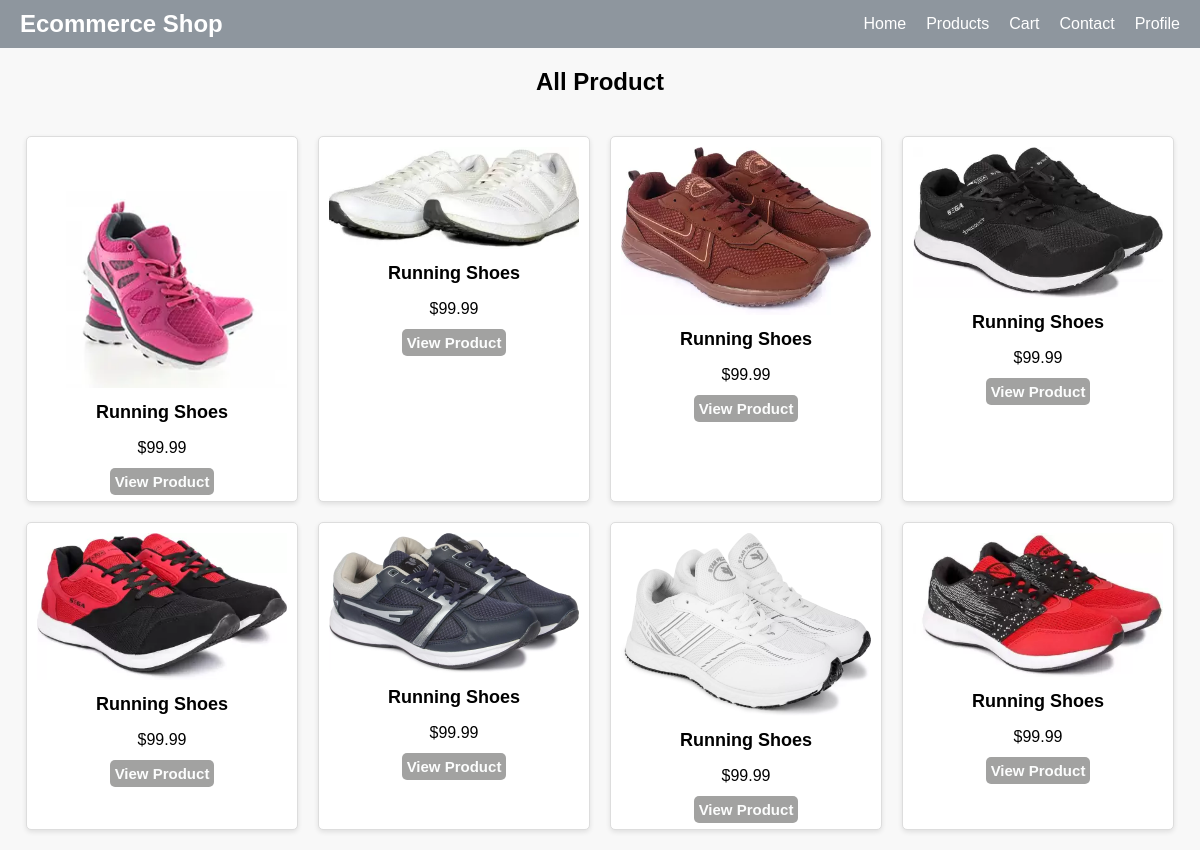
Screenshot of /categories?categori=Shoes with the database file from the repository.
### User/models.py (models this page shows)
class Products(models.Model):
    image = models.ImageField(upload_to='images/')
    product = models.CharField(max_length=30)
    price = models.FloatField()
    desc = models.CharField(max_length=300)
    categori = models.CharField(max_length=100)
    using = models.CharField(max_length=100)

### User/views.py (the view)
# urls.py: path('categories', Categories),
def Categories(request):
    categori = request.GET.get('categori')
    view = Products.objects.filter(categori=categori)
    print(view)
    return render(request, 'categories.html', {"view": view})

### templates/categories.html (shortened to what this page needs)
<!DOCTYPE html>
{% load static %}
<html lang="en">
<head>
    <link rel="stylesheet" href="{% static 'css/c.css' %}">
    <link rel="stylesheet" href="{% static 'css/all.min.css' %}">
<body>
    <header>
        <div class="logo">
            <h1>Ecommerce Shop</h1>
        </div>
        <nav>
            <ul>
                <li><a href="/">Home</a></li>
                <li><a href="/main">Products</a></li>
                <li><a href="/cart">Cart</a></li>
                <li><a href="#">Contact</a></li>
                <li><a href="/login">Profile </a></li>
            </ul>
        </nav>
    </header>
    <h2 style="text-align: center;">All Product</h2>
    <div class="product-grid">
        {% for i in view %}
        <div class="product-card">
            <img src="media/{{i.image}}"
                alt="Product 1">
            <h3>{{i.product}}</h3>
            <p>${{i.price}}</p>
            <a href="/product?id={{i.id}}" class="btn">View Product</a>
        </div>
        {% endfor %}
    </div>
</body>
</html>

### Static/css/c.css (style rules this page uses)
body { font-family: Arial, sans-serif; margin: 0; padding: 0; box-sizing: border-box; background-color: #f8f8f8; }
header { display: flex; justify-content: space-between; align-items: center; background-color: #8e969e; color: white; padding: 10px 20px; }
header .logo h1 { margin: 0; }
header nav ul { list-style: none; display: flex; gap: 20px; margin: 0; padding: 0; }
header nav ul li a { color: white; text-decoration: none; font-size: 16px; }
.product-grid { display: grid; word-wrap: break-word; grid-template-columns: repeat(auto-fill, minmax(300px, 1fr)); gap: 20px; padding: 20px; }
.product-card { text-align: center; background-color: #fff; padding: 10px; border: 1px solid #ddd; border-radius: 5px; box-shadow: 0 4px 8px rgba(0, 0, 0, 0.1); }
.product-card img { max-width: 100%; height: auto; margin-bottom: 10px; }
.product-card a { background-color: #A2A2A1FF; color: white; border: none; padding: 5px; border-radius: 5px; cursor: pointer; text-decoration: none; font-size: 15px; }
h1 { font-size: 2rem; margin-bottom: 20px; }
.product-grid { display: flex; gap: 20px; justify-content: center; flex-wrap: wrap; }
.product-card { background: #fff; border: 1px solid #ddd; border-radius: 5px; overflow: hidden; width: 250px; box-shadow: 0 2px 5px rgba(0, 0, 0, 0.1); }
.product-card img { width: 100%; height: auto; }
.product-card h3 { font-size: 18px; margin: 0 0 10px; }
.product-card a { text-decoration: none; color: #fcfdfd; font-weight: bold; }
h1 { margin: 20px 0; font-size: 24px; }

### rows the page displays
Products: image (picture), product "Running Shoes", price "99.99"
Products: image (picture), product "Running Shoes", price "99.99"
Products: image (picture), product "Running Shoes", price "99.99"
Products: image (picture), product "Running Shoes", price "99.99"
Products: image (picture), product "Running Shoes", price "99.99"
Products: image (picture), product "Running Shoes", price "99.99"
Products: image (picture), product "Running Shoes", price "99.99"
Products: image (picture), product "Running Shoes", price "99.99"
